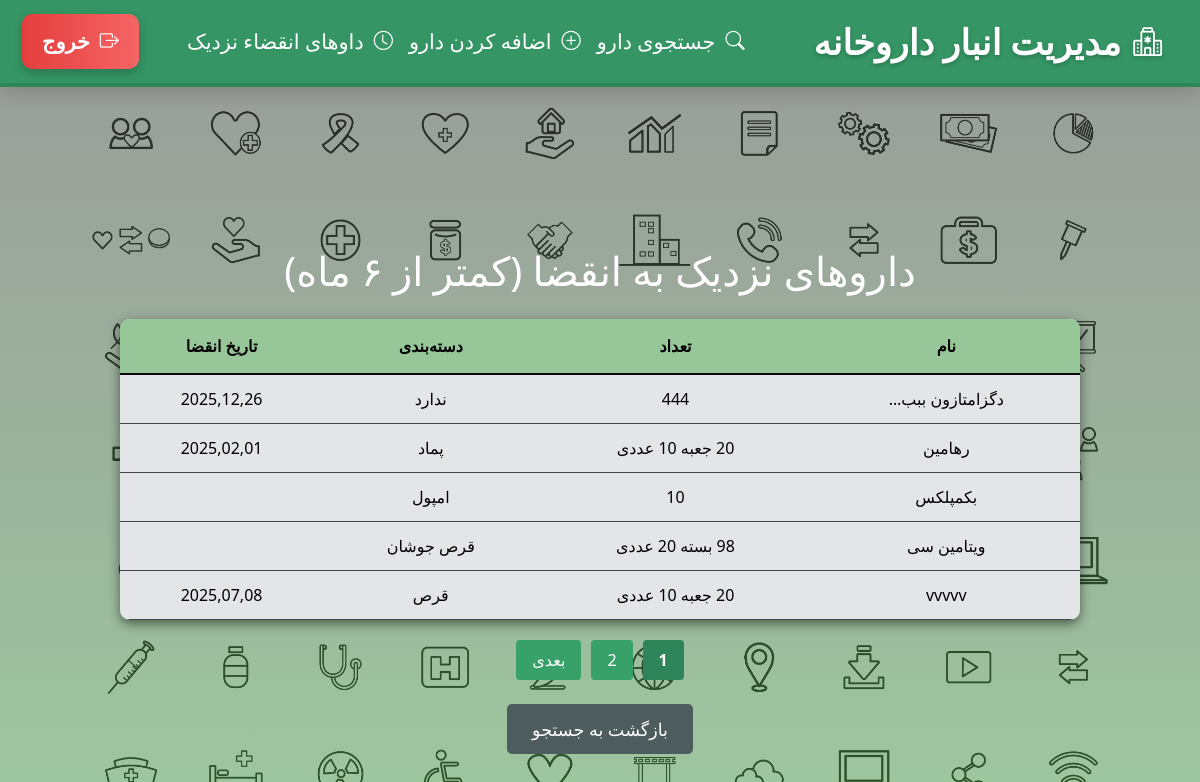
/expired-drugs (signed in), run on an earlier commit of the app's database.
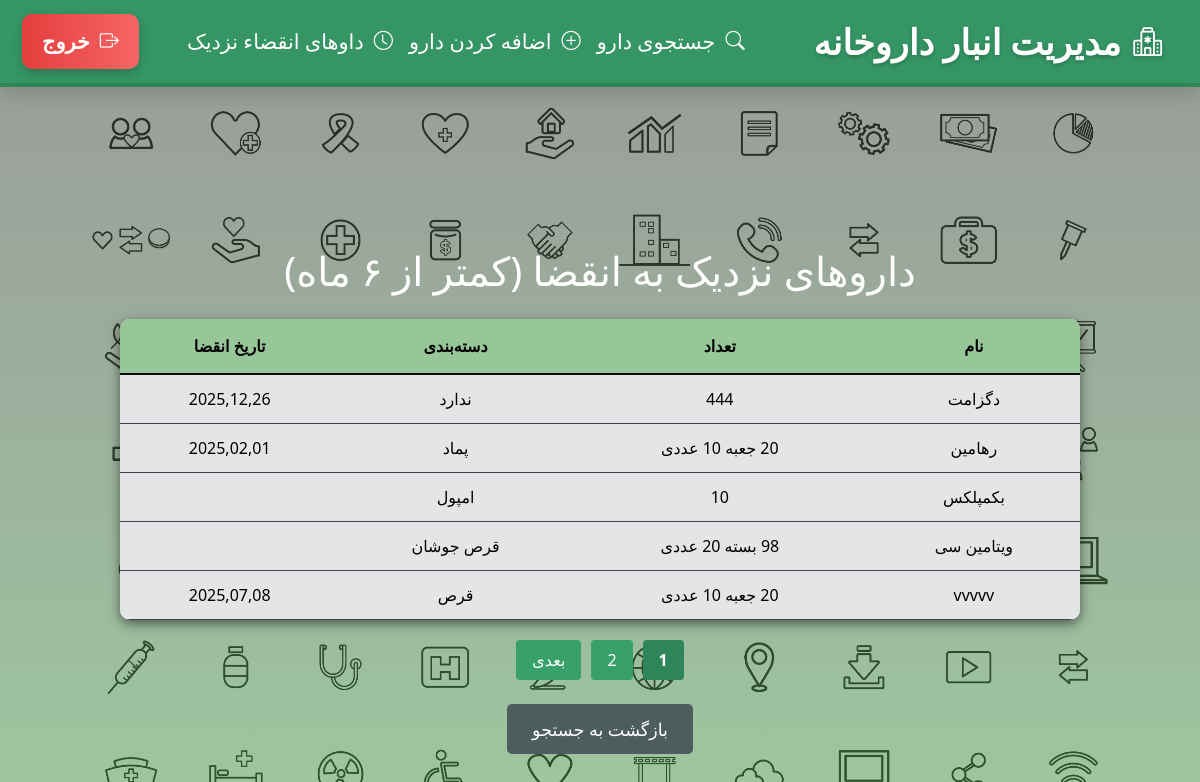
And on a later commit of the database.
### index_module/models.py (models this page shows, shortened)
class Drugs(models.Model):
    name = models.CharField(max_length=200, verbose_name='نام دارو')
    category = models.CharField(max_length=200, verbose_name='دسته بندی دارو', null=True, blank=True)
    expiration_date = models.DateField(verbose_name='تاریخ انقضا دارو', null=True, blank=True)
    number = models.CharField(max_length=200 , verbose_name='تعداد دارو')
    description = models.CharField(max_length=400, verbose_name='توضیحات برای این دارو', null=True, blank=True)
    date_in_warehouse = models.CharField(max_length=200,verbose_name='تاریخ ورود دارو به انبار', null=True, blank=True)
    user = models.ForeignKey(settings.AUTH_USER_MODEL, on_delete=models.CASCADE, related_name='drugs', null=True)
    class Meta:
        verbose_name = 'داروها'
        verbose_name_plural = 'داروهای داروخانه'

### index_module/views.py (the view)
# urls.py: path('expired-drugs' , views.ExpiredDrugsView.as_view() , name = 'expired-drugs'),
class ExpiredDrugsView(LoginRequiredMixin,ListView):
    model = Drugs
    template_name = 'index_module/expired_drugs.html'
    context_object_name = 'expired_medicines'
    paginate_by = 5
    def get_queryset(self):
        today = timezone.now().date()
        six_month_later = today + timedelta(days=180)
        return Drugs.objects.filter(user=self.request.user,expiration_date__lte=six_month_later)
    def get_context_data(self, **kwargs):
        context = super().get_context_data(**kwargs)
        context['six_month_later'] = timezone.now().date() + timedelta(days=180)
        return context

### index_module/templates/index_module/expired_drugs.html (shortened to what this page needs)
{% extends 'shared/base.html' %}
{% block content %}
    <div class="container mt-5">
        <h2 class="text-white text-center mb-4 animated-title">داروهای نزدیک به انقضا (کمتر از ۶ ماه)</h2>
        {% if expired_medicines %}
            <div class="table-container">
                <table class="table-modern">
                    <thead>
                        <tr>
                            <th>نام</th>
                            <th>تعداد</th>
                            <th>دسته‌بندی</th>
                            <th>تاریخ انقضا</th>
                        </tr>
                    </thead>
                    <tbody>
                        {% for medicine in expired_medicines %}
                            <tr>
                                <td title="{{ medicine.name }}">{{ medicine.name|truncatechars:15 }}</td>
                                <td title="{{ medicine.number }}">{{ medicine.number|truncatechars:15 }}</td>
                                <td title="{{ medicine.category }}">{{ medicine.category|default:"ندارد"|truncatechars:15 }}</td>
                                <td title="{{ medicine.expiration_date }}">{{ medicine.expiration_date|date:"Y,m,d"|truncatechars:15 }}</td>
                            </tr>
                        {% endfor %}
                    </tbody>
                </table>
            </div>
        {% else %}
            <div class="alert alert-info text-white text-center p-4">
                هیچ دارویی با تاریخ انقضا نزدیک وجود ندارد.
            </div>
        {% endif %}
        <div class="pagination">
            {% for pageNumber in paginator.page_range %}
                {% if page_obj.number == pageNumber %}
                    <span class="current-page">{{ pageNumber }}</span>
                {% else %}
                    <a href="?page={{ pageNumber }}{% if search_query %}&q={{ search_query }}{% endif %}">{{ pageNumber }}</a>
                {% endif %}
            {% endfor %}
            {% if page_obj.has_next %}
                <a href="?page={{ page_obj.next_page_number }}{% if search_query %}&q={{ search_query }}{% endif %}">بعدی</a>
            {% endif %}
        </div>
        <div class="text-center mt-4">
            <a href="{% url 'search_drug' %}" class="btn-modern">بازگشت به جستجو</a>
        </div>
    </div>
{% endblock %}

What changed in the data, as far as the page shows it:
changed Drugs "ندارد": name "دگزامتازون ببب…" → "دگزامت"
